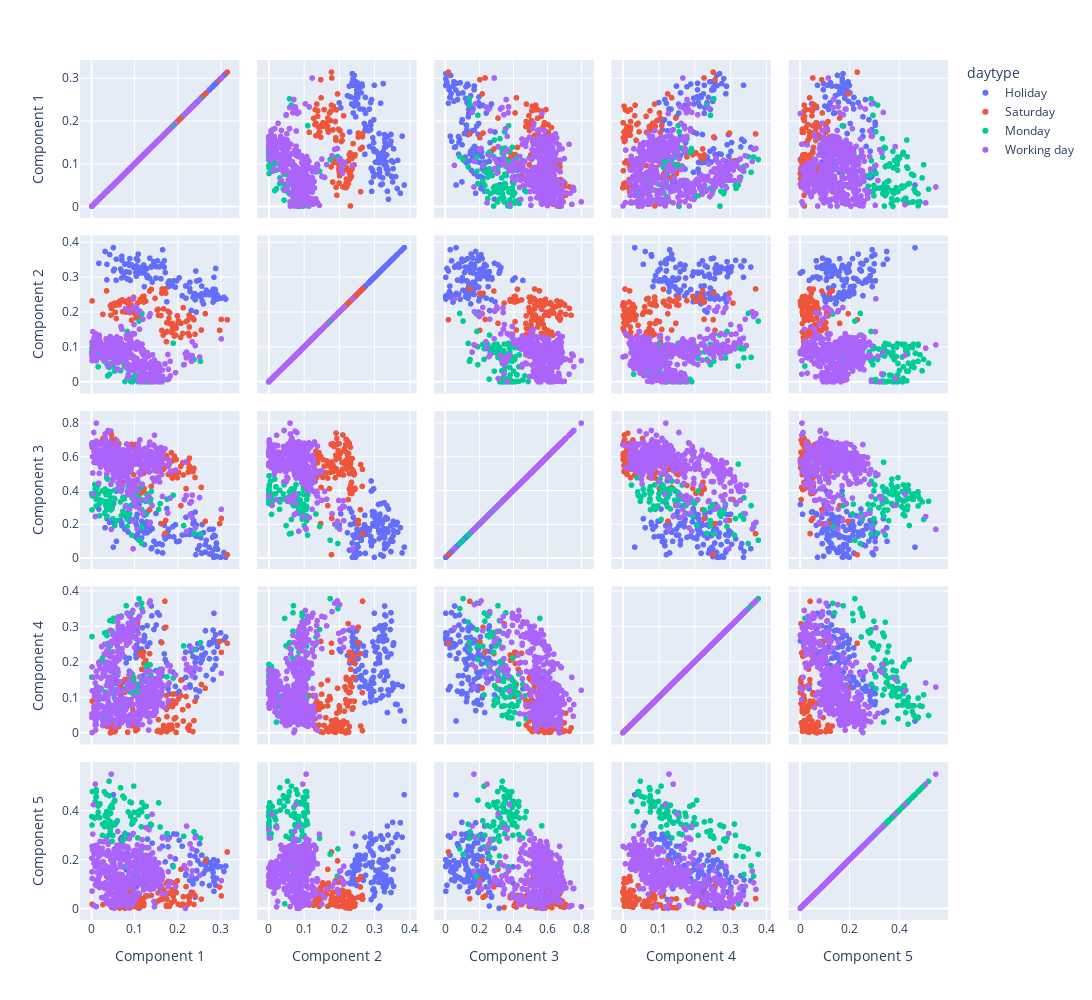

The notebook cell this image was saved under:
### Code cell
dimensions = [f'Component {k+1}' for k in range(n_components)]
height, width = 1000, 1100

fig = px.scatter_matrix(C, dimensions=dimensions, hover_name=C.index, color='daytype')
fig.update_layout(height=height, width=width)
fig.update_traces(selected=dict(marker=dict(color='yellow')))
fig.show()
